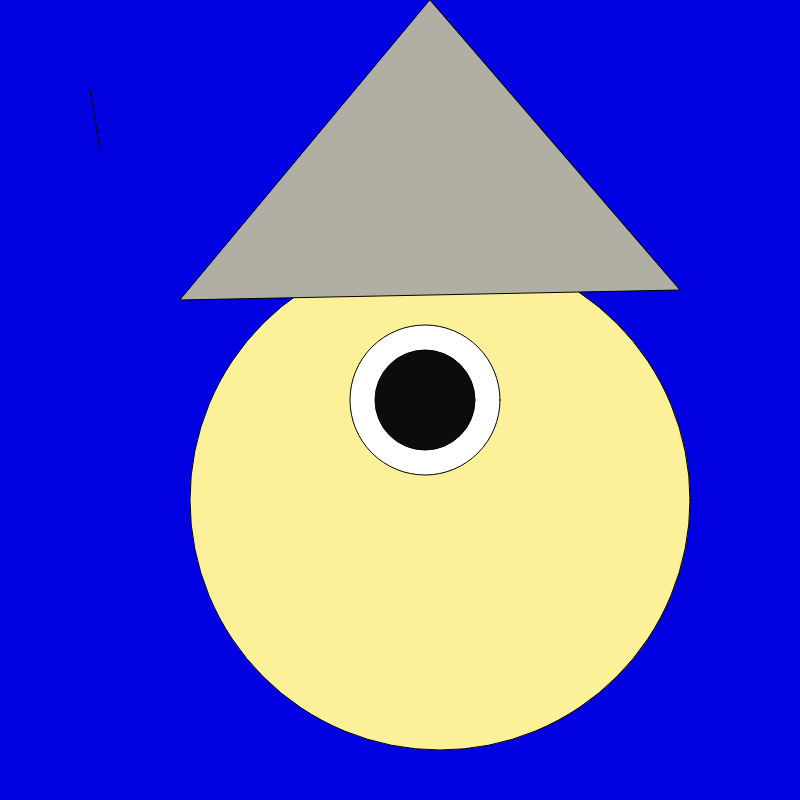
Frame 1 (no input)
Frame 60 (no input): identical to frame 1, image omitted
Frame 120 (the mouse pressed at the canvas centre since frame 60): identical to frame 1, image omitted

The p5.js sketch that drew this single still picture (run headless with seeded random() and noise() and a simulated clock; from frame 60 on, the mouse is pressed at the canvas centre):

// p5.js sketch
// ── sketch.js
function setup() {
  createCanvas(800, 800);
}

function draw() {
  background(0,0,225);
  fill("#FCF198");
 ellipse(440,500, 500,500) 
 line(100,150 , 90,90) 
 fill("#B1AFA3")
triangle(430,0,   680,290,    180,300)
point(500 ,40)
  fill("")
ellipse(425,400 , 150,150)  
fill("#0C0C0C")
  ellipse(425,400, 100,100)

















}
